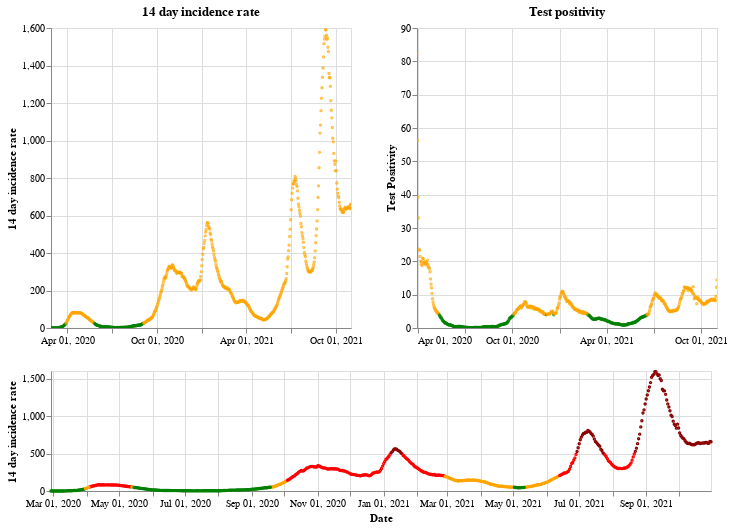

Notebook cell for this chart:
### Markdown cell above
## Scotland

### Code cell
plot_traffic_light('Scotland')

### Figure 1 — Vega-Lite specification as saved in the notebook (floating-point values rounded to 4 significant figures; data arrays with more than 128 entries replaced by an {"elided": "..."} marker saying what was removed)
{"config": {"view": {"continuousWidth": 400, "continuousHeight": 300}}, "vconcat": [{"hconcat": [{"mark": {"type": "point", "size": 2}, "encoding": {"color": {"condition": {"value": "green", "test": "(datum.twoWeeklyCasesRate <= 25)"}, "value": "orange"}, "tooltip": [{"type": "nominal", "field": "areaName"}, {"type": "temporal", "field": "date"}, {"type": "quantitative", "field": "twoWeeklyCasesRate"}, {"type": "quantitative", "field": "testPositivity"}], "x": {"type": "temporal", "axis": {"title": ""}, "field": "date", "scale": {"domain": {"selection": "DateBrush"}}, "timeUnit": "yearmonthdate"}, "y": {"type": "quantitative", "axis": {"title": "14 day incidence rate"}, "field": "twoWeeklyCasesRate"}}, "title": "14 day incidence rate", "width": 300}, {"mark": {"type": "point", "size": 2}, "encoding": {"color": {"condition": {"value": "green", "test": "(datum.testPositivity <= 4)"}, "value": "orange"}, "tooltip": [{"type": "nominal", "field": "areaName"}, {"type": "temporal", "field": "date"}, {"type": "quantitative", "field": "twoWeeklyCasesRate"}, {"type": "quantitative", "field": "testPositivity"}], "x": {"type": "temporal", "axis": {"title": ""}, "field": "date", "scale": {"domain": {"selection": "DateBrush"}}, "timeUnit": "yearmonthdate"}, "y": {"type": "quantitative", "axis": {"title": "Test Positivity"}, "field": "testPositivity"}}, "title": "Test positivity", "width": 300}]}, {"layer": [{"mark": {"type": "point", "size": 2}, "encoding": {"color": {"condition": {"value": "orange", "test": "(((datum.testPositivity < 4) && (datum.twoWeeklyCasesRate >= 50)) && (datum.twoWeeklyCasesRate < 200))"}, "value": "red"}, "opacity": {"condition": {"value": 1, "test": "((datum.twoWeeklyCasesRate >= 50) && (datum.twoWeeklyCasesRate < 500))"}, "value": 0}, "tooltip": [{"type": "nominal", "field": "areaName"}, {"type": "temporal", "field": "date"}, {"type": "quantitative", "field": "twoWeeklyCasesRate"}, {"type": "quantitative", "field": "testPositivity"}], "x": {"type": "temporal", "axis": {"title": "Date"}, "field": "date", "timeUnit": "yearmonthdate"}, "y": {"type": "quantitative", "axis": {"title": "14 day incidence rate"}, "field": "twoWeeklyCasesRate"}}, "selection": {"DateBrush": {"type": "interval", "encodings": ["x"], "fields": ["Time"]}}}, {"mark": {"type": "point", "size": 2}, "encoding": {"color": {"value": "darkred"}, "opacity": {"condition": {"value": 1, "test": "(datum.twoWeeklyCasesRate >= 500)"}, "value": 0}, "tooltip": [{"type": "nominal", "field": "areaName"}, {"type": "temporal", "field": "date"}, {"type": "quantitative", "field": "twoWeeklyCasesRate"}, {"type": "quantitative", "field": "testPositivity"}], "x": {"type": "temporal", "axis": {"title": "Date"}, "field": "date", "timeUnit": "yearmonthdate"}, "y": {"type": "quantitative", "axis": {"title": "14 day incidence rate"}, "field": "twoWeeklyCasesRate"}}}, {"mark": {"type": "point", "size": 2}, "encoding": {"color": {"condition": {"value": "green", "test": "((datum.testPositivity < 4) && (datum.twoWeeklyCasesRate < 50))"}, "value": "orange"}, "opacity": {"condition": {"value": 1, "test": "(datum.twoWeeklyCasesRate < 50)"}, "value": 0}, "tooltip": [{"type": "nominal", "field": "areaName"}, {"type": "temporal", "field": "date"}, {"type": "quantitative", "field": "twoWeeklyCasesRate"}, {"type": "quantitative", "field": "testPositivity"}], "x": {"type": "temporal", "axis": {"title": "Date"}, "field": "date", "timeUnit": "yearmonthdate"}, "y": {"type": "quantitative", "axis": {"title": "14 day incidence rate"}, "field": "twoWeeklyCasesRate"}}}], "height": 120, "width": 660}], "data": {"name": "data-0c6057e386f0bb165ffaf66fb958b71d"}, "$schema": "https://vega.github.io/schema/vega-lite/v4.8.1.json", "datasets": {"data-0c6057e386f0bb165ffaf66fb958b71d": {"elided": "612 records"}}}
